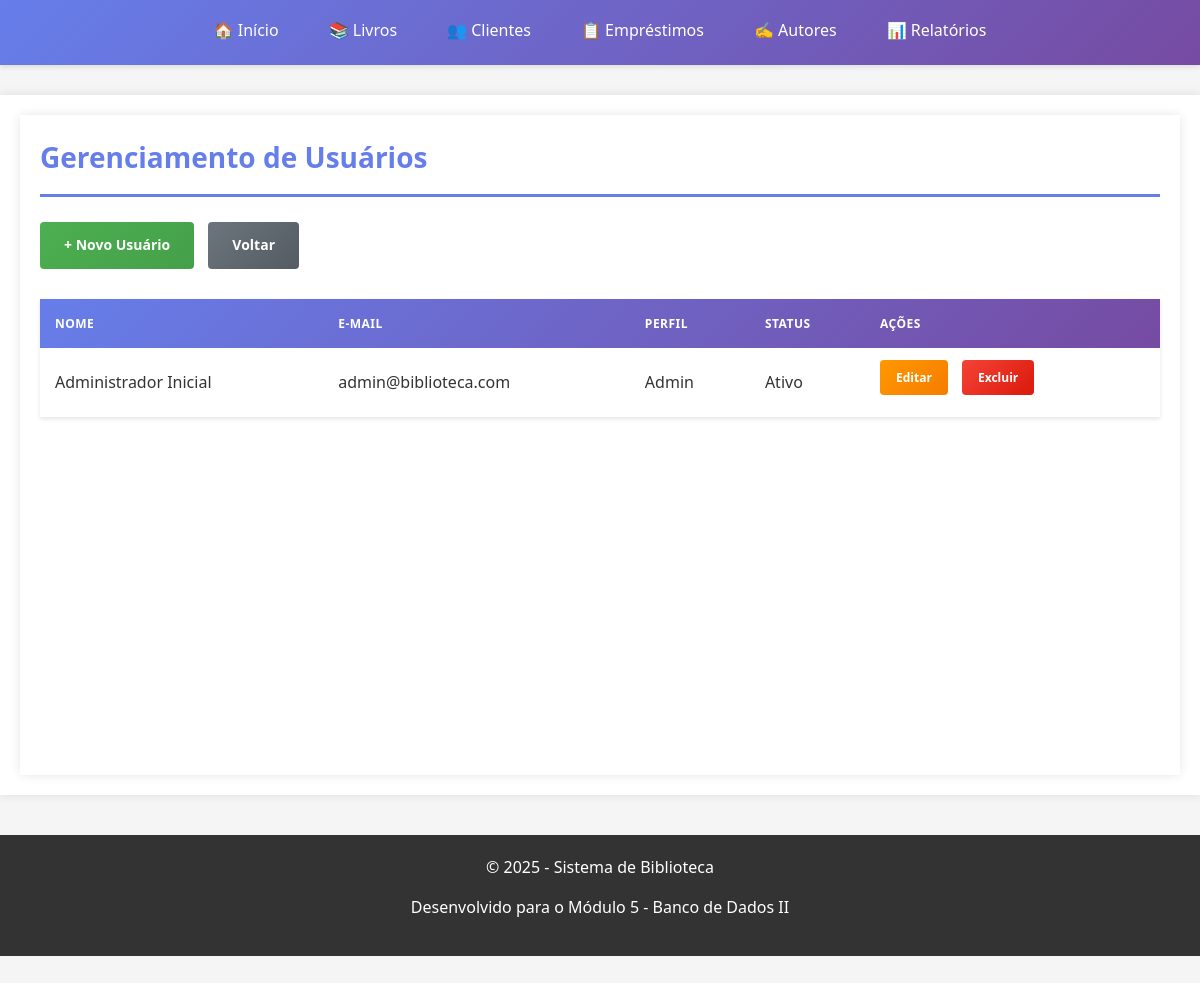
Screenshot of /login_listar.php with the database file from the repository.
### tables this page shows
CREATE TABLE usuario
(
     
    id_usuario  INT AUTO_INCREMENT NOT NULL,
    
     
    nome        VARCHAR (100) NOT NULL,
    email       VARCHAR (100) NOT NULL,
    senha_hash  VARCHAR (255) NOT NULL,
    
     
    perfil      VARCHAR (15) NOT NULL DEFAULT 'cliente',
    
     
    ativo       TINYINT(1) NOT NULL DEFAULT 1,
    
     
    criado_em   TIMESTAMP DEFAULT CURRENT_TIMESTAMP,
    
     
    PRIMARY KEY (id_usuario),
    UNIQUE KEY (email)  
);

### login_listar.php (the view, shortened to what this page needs)
<?php
try {
    $db_instance = Database::getInstance();
    $conexao = $db_instance->getConnection();
} catch (Exception $e) {
    die("Erro de conexao: " . $e->getMessage());
}
function buscarUsuarios($conexao) {
    try {
        $stmt = $conexao->prepare("SELECT id_usuario, nome, email, perfil, ativo FROM usuario ORDER BY nome ASC");
        $stmt->execute();
        return $stmt->fetchAll(PDO::FETCH_ASSOC);
    } catch (PDOException $e) {
        echo "Erro ao buscar usuarios: " . $e->getMessage();
        return [];
    }
}
$usuarios = buscarUsuarios($conexao);
include_once __DIR__ . '/includes/header.php';
?>
<div class="container mx-auto p-4 md:p-8">
    <div class="max-w-4xl mx-auto bg-white p-6 rounded-xl shadow-2xl">
        <h1 class="text-3xl font-extrabold text-gray-800 mb-6 border-b-2 pb-2">Gerenciamento de Usuários</h1>
        <div class="flex justify-end mb-4">
            <a href="login_cadastrar.php" class="btn btn-success">
                + Novo Usuário
            </a>
            <a href="index.php" class="btn btn-secondary">Voltar</a>
        </div>
        <?php if (empty($usuarios)): ?>
            <div class="p-4 bg-yellow-100 text-yellow-800 border-l-4 border-yellow-500 rounded-md">
                Nenhum usuário cadastrado encontrado.
            </div>
        <?php else: ?>
            <div class="overflow-x-auto">
                <table class="min-w-full divide-y divide-gray-200">
                    <thead class="bg-gray-50">
                        <tr>
                            <th scope="col" class="px-6 py-3 text-left text-xs font-medium text-gray-500 uppercase tracking-wider">Nome</th>
                            <th scope="col" class="px-6 py-3 text-left text-xs font-medium text-gray-500 uppercase tracking-wider">E-mail</th>
                            <th scope="col" class="px-6 py-3 text-left text-xs font-medium text-gray-500 uppercase tracking-wider">Perfil</th>
                            <th scope="col" class="px-6 py-3 text-left text-xs font-medium text-gray-500 uppercase tracking-wider">Status</th>
                            <th scope="col" class="relative px-6 py-3">Ações</th>
                        </tr>
                    </thead>
                    <tbody class="bg-white divide-y divide-gray-200">
                        <?php foreach ($usuarios as $usuario): ?>
                            <tr class="hover:bg-indigo-50 transition duration-150">
                                <td class="px-6 py-4 whitespace-nowrap text-sm font-medium text-gray-900">
                                    <?php echo htmlspecialchars($usuario['nome']); ?>
                                </td>
                                <td class="px-6 py-4 whitespace-nowrap text-sm text-gray-500">
                                    <?php echo htmlspecialchars($usuario['email']); ?>
                                </td>
                                <td class="px-6 py-4 whitespace-nowrap text-sm text-gray-500">
                                    <?php echo ucfirst(htmlspecialchars($usuario['perfil'])); ?>
                                </td>
                                <td class="px-6 py-4 whitespace-nowrap">
                                    <?php
                                        $ativo_class = $usuario['ativo'] ? 'bg-green-100 text-green-800' : 'bg-red-100 text-red-800';
                                        $ativo_texto = $usuario['ativo'] ? 'Ativo' : 'Inativo';
                                    ?>
                                    <span class="px-2 inline-flex text-xs leading-5 font-semibold rounded-full <?php echo $ativo_class; ?>">
                                        <?php echo $ativo_texto; ?>
                                    </span>
                                </td>
                                <td class="px-6 py-4 whitespace-nowrap text-sm font-medium space-x-2">
                                    <a href="login_editar.php?id=<?php echo $usuario['id_usuario']; ?>"
                                       class="btn btn-warning btn-small">
                                        Editar
                                    </a>
                                    <a href="login_excluir.php?id=<?php echo $usuario['id_usuario']; ?>"
                                       onclick="return confirm('Tem certeza que deseja excluir o usuário <?php echo addslashes($usuario['nome']); ?>?');"
                                       class="btn btn-danger btn-small confirm-delete">
                                        Excluir
                                    </a>
                                </td>
                            </tr>
                        <?php endforeach; ?>
                    </tbody>
                </table>
            </div>
        <?php endif; ?>
    </div>
</div>
<?php
include_once __DIR__ . '/includes/footer.php';
?>

### includes/header.php (shortened to what this page needs)
<!DOCTYPE html>
<html lang="pt-BR">
<head>
</head>
<body>
    <nav>
        <ul>
            <li><a href="index.php">🏠 Início</a></li>
            <li><a href="livros.php">📚 Livros</a></li>
            <li><a href="clientes.php">👥 Clientes</a></li>
            <li><a href="emprestimos.php">📋 Empréstimos</a></li>
            <li><a href="autores.php">✍️ Autores</a></li>
            <li><a href="relatorios.php">📊 Relatórios</a></li>
        </ul>
    </nav>
    <div class="container">

### includes/footer.php (shortened to what this page needs)
</div>
<footer style="margin-top:40px; padding:20px; background:#333; color:white; text-align:center;">
    <p>&copy; <?= date('Y') ?> - Sistema de Biblioteca</p>
    <p>Desenvolvido para o Módulo 5 - Banco de Dados II</p>
</footer>
</body>
</html>

### includes/header.php (style rules this page uses)
* { margin: 0; padding: 0; box-sizing: border-box; }
body { font-family: 'Segoe UI', Tahoma, Geneva, Verdana, sans-serif; background-color: #f5f5f5; color: #333; line-height: 1.6; padding-bottom: 60px; }
.container { max-width: 1200px; margin: 0 auto; padding: 20px; background-color: white; min-height: calc(100vh - 140px); box-shadow: 0 0 10px rgba(0,0,0,0.1); }
nav { background: linear-gradient(135deg, #667eea 0%, #764ba2 100%); padding: 0; box-shadow: 0 2px 5px rgba(0,0,0,0.1); margin-bottom: 30px; }
nav ul { list-style: none; display: flex; justify-content: center; flex-wrap: wrap; max-width: 1200px; margin: 0 auto; }
nav ul li { position: relative; }
nav ul li a { color: white; text-decoration: none; padding: 18px 25px; display: block; font-weight: 500; transition: all 0.3s ease; border-bottom: 3px solid transparent; }
h1 { color: #667eea; margin-bottom: 25px; padding-bottom: 15px; border-bottom: 3px solid #667eea; font-size: 28px; }
p { margin-bottom: 15px; }
table { width: 100%; border-collapse: collapse; margin: 20px 0; background-color: white; box-shadow: 0 2px 4px rgba(0,0,0,0.1); }
table thead { background: linear-gradient(135deg, #667eea 0%, #764ba2 100%); color: white; }
table th { padding: 15px; text-align: left; font-weight: 600; text-transform: uppercase; font-size: 12px; letter-spacing: 0.5px; }
table td { padding: 12px 15px; border-bottom: 1px solid #e0e0e0; }
table tbody tr:last-child td { border-bottom: none; }
.btn { display: inline-block; padding: 12px 24px; background: linear-gradient(135deg, #667eea 0%, #764ba2 100%); color: white; text-decoration: none; border: none; border-radius: 4px; cursor: pointer; font-size: 14px; font-weight: 600; transition: all 0.3s ease; margin-right: 10px; margin-bottom: 10px; }
.btn-success { background: linear-gradient(135deg, #4CAF50 0%, #45a049 100%); }
.btn-danger { background: linear-gradient(135deg, #f44336 0%, #da190b 100%); }
.btn-warning { background: linear-gradient(135deg, #ff9800 0%, #f57c00 100%); }
.btn-secondary { background: linear-gradient(135deg, #6c757d 0%, #545b62 100%); }
.btn-small { padding: 8px 16px; font-size: 12px; }

### rows the page displays
usuario: nome "Administrador Inicial", email "admin@biblioteca.com", perfil "Admin", ativo "Ativo"
